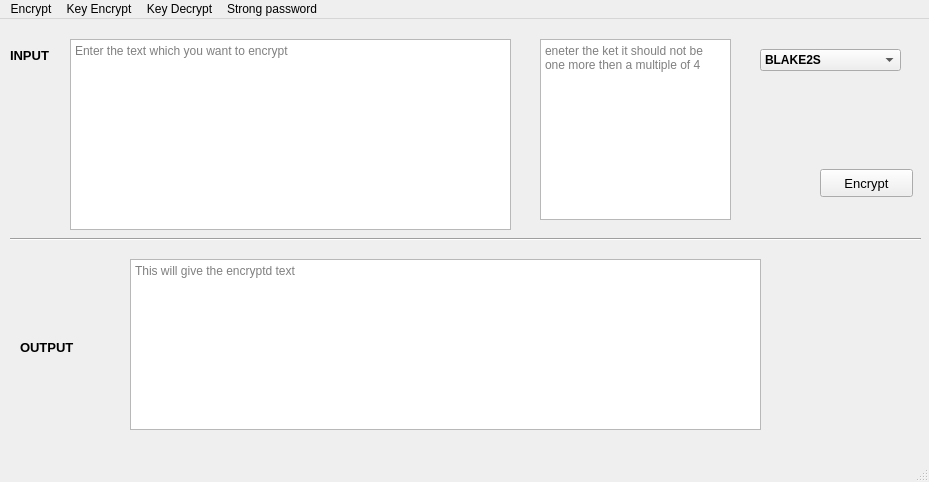
<?xml version="1.0" encoding="UTF-8"?>
<ui version="4.0">
 <class>MainWindow</class>
 <widget class="QMainWindow" name="MainWindow">
  <property name="geometry">
   <rect>
    <x>0</x>
    <y>0</y>
    <width>929</width>
    <height>482</height>
   </rect>
  </property>
  <property name="windowTitle">
   <string>MainWindow</string>
  </property>
  <widget class="QWidget" name="MainWidget">
   <widget class="Line" name="seprator">
    <property name="geometry">
     <rect>
      <x>10</x>
      <y>210</y>
      <width>911</width>
      <height>20</height>
     </rect>
    </property>
    <property name="orientation">
     <enum>Qt::Horizontal</enum>
    </property>
   </widget>
   <widget class="QLabel" name="InputLabel">
    <property name="geometry">
     <rect>
      <x>10</x>
      <y>26</y>
      <width>61</width>
      <height>20</height>
     </rect>
    </property>
    <property name="font">
     <font>
      <pointsize>10</pointsize>
      <weight>75</weight>
      <bold>true</bold>
     </font>
    </property>
    <property name="text">
     <string>INPUT</string>
    </property>
    <property name="scaledContents">
     <bool>false</bool>
    </property>
    <property name="margin">
     <number>0</number>
    </property>
   </widget>
   <widget class="QTextEdit" name="InputEdit">
    <property name="geometry">
     <rect>
      <x>70</x>
      <y>20</y>
      <width>441</width>
      <height>191</height>
     </rect>
    </property>
    <property name="placeholderText">
     <string>Enter the text which you want to encrypt</string>
    </property>
   </widget>
   <widget class="QPushButton" name="EncryptBtn">
    <property name="geometry">
     <rect>
      <x>820</x>
      <y>150</y>
      <width>93</width>
      <height>28</height>
     </rect>
    </property>
    <property name="font">
     <font>
      <pointsize>10</pointsize>
     </font>
    </property>
    <property name="text">
     <string>Encrypt</string>
    </property>
   </widget>
   <widget class="QLabel" name="OutputLabel">
    <property name="geometry">
     <rect>
      <x>20</x>
      <y>320</y>
      <width>81</width>
      <height>16</height>
     </rect>
    </property>
    <property name="font">
     <font>
      <pointsize>10</pointsize>
      <weight>75</weight>
      <bold>true</bold>
     </font>
    </property>
    <property name="text">
     <string>OUTPUT</string>
    </property>
   </widget>
   <widget class="QTextEdit" name="OutputEdit">
    <property name="geometry">
     <rect>
      <x>130</x>
      <y>240</y>
      <width>631</width>
      <height>171</height>
     </rect>
    </property>
    <property name="placeholderText">
     <string>This will give the encryptd text</string>
    </property>
   </widget>
   <widget class="QComboBox" name="HashCombo">
    <property name="geometry">
     <rect>
      <x>760</x>
      <y>30</y>
      <width>141</width>
      <height>22</height>
     </rect>
    </property>
    <property name="font">
     <font>
      <pointsize>9</pointsize>
      <weight>75</weight>
      <bold>true</bold>
     </font>
    </property>
    <item>
     <property name="text">
      <string>BLAKE2S</string>
     </property>
    </item>
    <item>
     <property name="text">
      <string>BLAKE2B</string>
     </property>
    </item>
    <item>
     <property name="text">
      <string>Fernet</string>
     </property>
    </item>
   </widget>
   <widget class="QTextEdit" name="KeyEdit">
    <property name="geometry">
     <rect>
      <x>540</x>
      <y>20</y>
      <width>191</width>
      <height>181</height>
     </rect>
    </property>
    <property name="placeholderText">
     <string>eneter the ket it should not be one more then a multiple of 4</string>
    </property>
   </widget>
  </widget>
  <widget class="QMenuBar" name="menubar">
   <property name="geometry">
    <rect>
     <x>0</x>
     <y>0</y>
     <width>929</width>
     <height>26</height>
    </rect>
   </property>
   <widget class="QMenu" name="EncryptMenu">
    <property name="title">
     <string>Encrypt</string>
    </property>
   </widget>
   <widget class="QMenu" name="KEncryptMenu">
    <property name="title">
     <string>Key Encrypt</string>
    </property>
   </widget>
   <widget class="QMenu" name="KDecryptMenu">
    <property name="title">
     <string>Key Decrypt</string>
    </property>
   </widget>
   <widget class="QMenu" name="PasswordMenu">
    <property name="title">
     <string>Strong password</string>
    </property>
   </widget>
   <addaction name="EncryptMenu"/>
   <addaction name="KEncryptMenu"/>
   <addaction name="KDecryptMenu"/>
   <addaction name="PasswordMenu"/>
  </widget>
  <widget class="QStatusBar" name="statusbar"/>
 </widget>
 <resources/>
 <connections/>
</ui>
